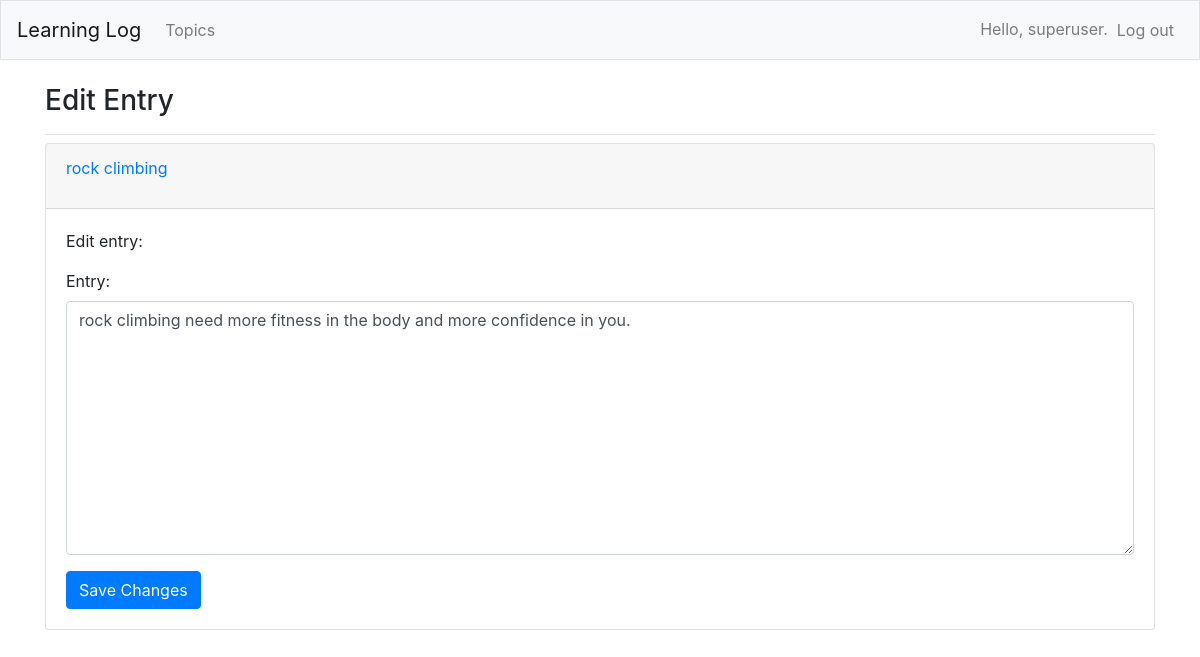
The app's page /edit_entry/3/ (signed in) with its own data.
### learning_logs/models.py (models this page shows, shortened)
class Topic(models.Model):
    text = models.CharField(max_length=200)
    date_added = models.DateTimeField(auto_now_add=True)
    owner = models.ForeignKey(User, on_delete=models.CASCADE)
    def __str__(self):
        return self.text

class Entry(models.Model):
    topic = models.ForeignKey(Topic, on_delete=models.CASCADE)
    text = models.TextField()
    date_added = models.DateTimeField(auto_now_add=True)
    class Meta:
        verbose_name_plural = 'entries'

### learning_logs/views.py (the view)
# urls.py: path('edit_entry/<int:entry_id>/', views.edit_entry, name='edit_entry'),
@login_required
def edit_entry(request, entry_id):
    entry = Entry.objects.get(id=entry_id)
    topic = entry.topic
    if topic.owner != request.user:
        raise Http404
    if request.method != 'POST':
        form = EntryForm(instance=entry)
    else:
        form = EntryForm(instance=entry, data=request.POST)
        if form.is_valid():
            form.save()
            return redirect('learning_logs:topic', topic_id=topic.id)
    context = {'entry': entry, 'topic': topic, 'form': form}
    return render(request, 'learning_logs/edit_entry.html', context)

### learning_logs/forms.py
class EntryForm(forms.ModelForm):
    class Meta:
        model = Entry
        fields = ['text']
        labels = {'text': 'Entry:'}
        widgets = {'text': forms.Textarea(attrs={'cols': 80})}

### learning_logs/templates/learning_logs/edit_entry.html (shortened to what this page needs)
{% extends "learning_logs/base.html" %}
{% load bootstrap4 %}
{% block page_header %}
<h3>Edit Entry</h3>
{% endblock page_header %}
{% block content %}
<div class="card">
    <div class="card-header">
        <p><a href="{% url 'learning_logs:topic' topic.id %}">{{ topic }}</a></p>
    </div>
    <div class="card-body">
        <p>Edit entry:</p>
        <form action="{% url 'learning_logs:edit_entry' entry.id %}" method="post">
            {% bootstrap_form form %}
            {% buttons %}
            <button name="submit" class="btn btn-primary">Save Changes</button>
            {% endbuttons %}
        </form>
    </div>
</div>
{% endblock content %}

### learning_logs/templates/learning_logs/base.html (shortened to what this page needs)
{% load bootstrap4 %}
<!doctype html>
<html lang="en">
  <head>
    {% bootstrap_css %}
  </head>
  <body>
    <nav class="navbar navbar-expand-md navbar-light bg-light mb-4 border">
      <a class="navbar-brand" href="{% url 'learning_logs:index' %}">Learning Log</a>
      <div class="collapse navbar-collapse" id="navbarCollapse">
        <ul class="navbar-nav mr-auto">
          <li class="nav-item">
            <a class="nav-link" href="{% url 'learning_logs:topics' %}">Topics</a>
          </li>
        </ul>
        <ul class="navbar-nav ml-auto">
          {% if user.is_authenticated %}
          <li class="nav-item">
            <span class="navbar-text">Hello, {{ user.username }}.</span>
          </li>
          <li class="nav-item">
            <form method="post" action="{% url 'users:logout' %}">
              <button class="btn nav-link" type="submit">Log out</button>
            </form>
          </li>
          {% endif %}
        </ul>
      </div>
    </nav>
    <main role="main" class="container">
      <div class="pb-2 mb-2 border-bottom">
        {% block page_header %}{% endblock page_header %}
      </div>
      <div>
        {% block content %}{% endblock content %}
      </div>
    </main>
  </body>
</html>

### records on screen
Topic: text "rock climbing"
Entry: text "rock climbing need more fitness in the body and more confidence in you."

### other values on screen
{{ user.username }} "superuser"
